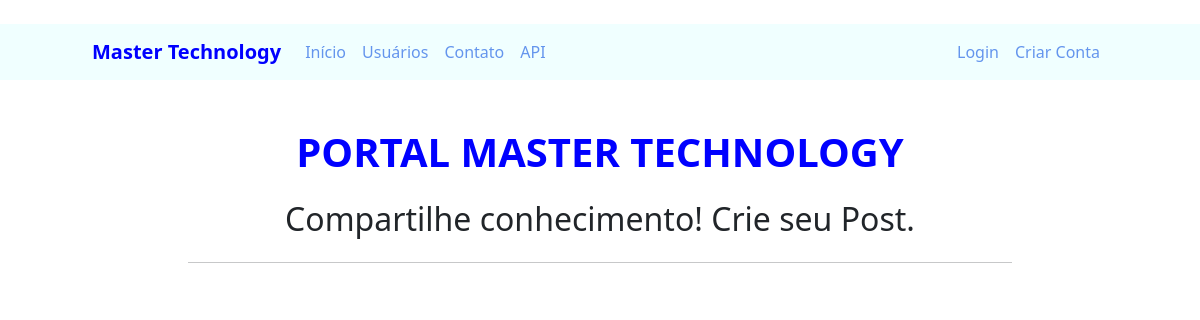
Before: / with the older database file.
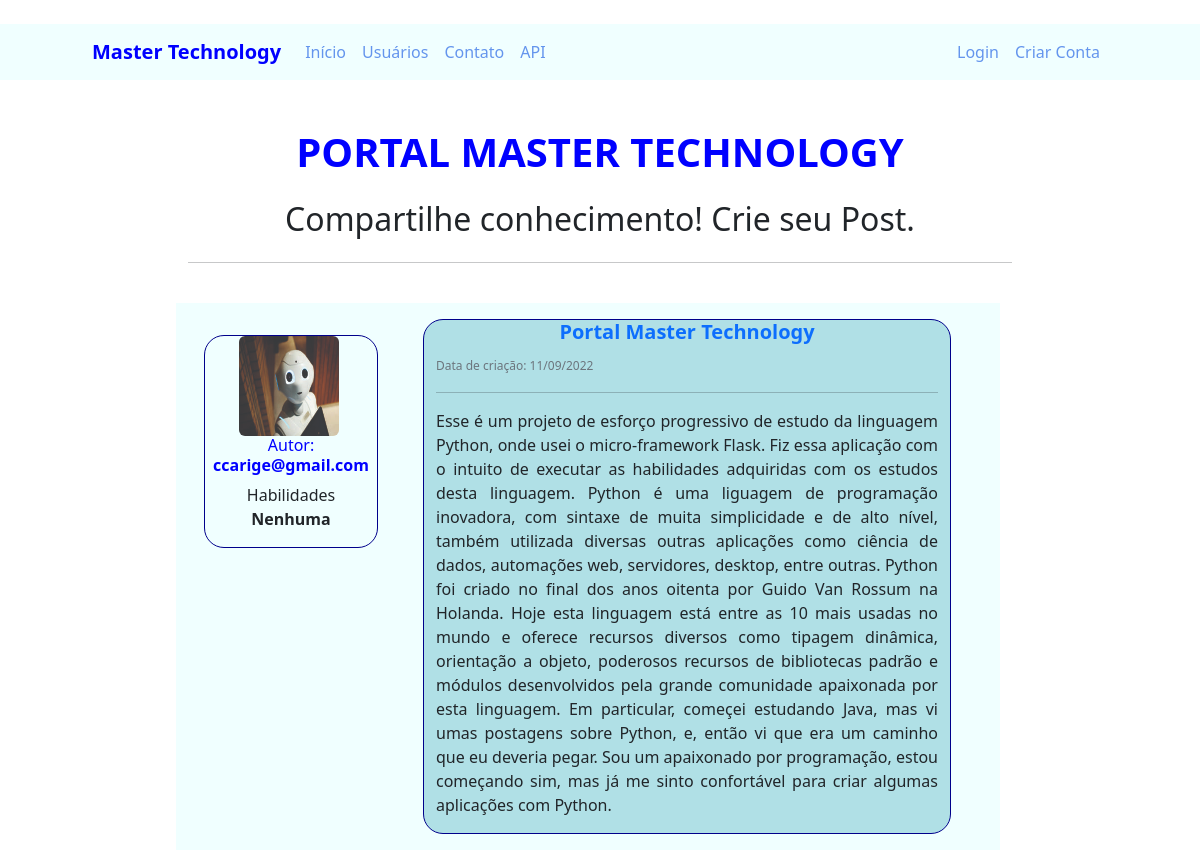
After: the same page with the newer database file.
### mastertechnology/models.py (models this page shows, shortened)
class Postagens(db.Model):
    id = db.Column(db.Integer, primary_key=True)
    titulo = db.Column(db.String, nullable=False)
    corpo_post = db.Column(db.Text, nullable=False)
    data_criacao = db.Column(db.DateTime, nullable=False, default=datetime.utcnow)
    id_usuario = db.Column(db.Integer, db.ForeignKey('usuarios.id'), nullable=False)

class Usuarios(db.Model, UserMixin):
    id = db.Column(db.Integer, primary_key=True)
    username = db.Column(db.String, unique=True, nullable=False)
    email = db.Column(db.String, unique=True, nullable=False)
    senha = db.Column(db.String, nullable=False)
    foto_perfil = db.Column(db.String, default='default.jpg')
    postagens = db.relationship('Postagens', backref='autor', lazy=True)
    linguagem = db.Column(db.String, nullable=False, default="Não informado")

### mastertechnology/links.py (the view)
@app.route("/", methods=['GET', 'POST'])
def home():
    posts = Postagens.query.order_by(Postagens.id.desc())
    return render_template('home.html', posts=posts)

### mastertechnology/templates/home.html
{% extends 'base.html' %}
{% block body %}
<div class=" mt-2 col-md-8" style="margin:0 auto; ">
    <h1 class="mt-2 " style="text-align:center">
        <strong style="color:blue">PORTAL MASTER TECHNOLOGY</strong>
    </h1>
    <h2 class="p-3 "  style="text-align:center ">Compartilhe conhecimento! Crie seu Post.</h2>
    <div class=" row mt-0 p-0 ">
    <hr>
    {% for post in posts %}
        <div class=" row mt-4 p-3  meupost ">
          <div class="col col-3">
              <div class=" posthome post mt-3 " style="text-align:center" >
                  <div class="image pe-1">
                      <img src="{{ url_for('static', filename='fotos_perfil/{}'.format(post.autor.foto_perfil)) }}"
                       class="rounded" width="100">
                  </div>
                  <div>
                     <h6 class="" style="color: blue">Autor: <strong>{{ post.autor.username }}</strong></h6>
                     Habilidades<br>
                     {% if 'Não informado' not in post.autor.linguagem %}
                         {% for curso in post.autor.linguagem.split(';') %}
                            <button type="button" class="btn btn-outline-primary mt-1" disabled>{{curso}}</button>
                         {% endfor %}
                     {% else %}
                         <p><strong>Nenhuma</strong></p>
                     {% endif %}
                 </div>
              </div>
          </div>
          <div class="posthome container col col-8 mt-0 meupost2">
             <div>
               <a style="text-decoration: none" href="{{ url_for('exibir_post', post_id=post.id)}}">
                   <h5 style="text-align:center"><strong>{{ post.titulo }}</strong>
                   </h5>
               </a>  <small class="text-muted" style="font-size: 12px" >
                 Data de criação: {{ post.data_criacao.strftime('%d/%m/%Y')}}</small>
               <hr>
             </div>
              <p class="justext">{{ post.corpo_post }}</p>
          </div>
        </div>
    {% endfor %}
</div>
{% endblock %}

### mastertechnology/templates/base.html (shortened to what this page needs)
<!DOCTYPE html>
<html lang="pt-br">
    <head>
        <link href="https://cdn.jsdelivr.net/npm/bootstrap@5.2.0/dist/css/bootstrap.min.css" rel="stylesheet"
>
        <link rel="stylesheet" type="text/css" href="{{ url_for('static', filename='css/main.css') }}"   >
    </head>
    <body>
        {% include 'navbar.html' %}
         <div class="container mt-4 p-5">
         </div>
        {% block body %}
        {% endblock %}
    </body>
</html>

### mastertechnology/templates/navbar.html
<nav class="navbar navbar-expand-lg   cabecalho menu__lista">
  <div class="container-fluid container ">
    <a class="navbar-brand" href="{{ url_for('home') }}"><strong style="color:blue">Master Technology</strong> </a>
    <div class="collapse navbar-collapse" id="navbarSupportedContent">
      <ul class="navbar-nav me-auto mb-2 mb-lg-0">
        <li class="nav-item">
          <a class="nav-link" href="{{ url_for('home') }}" style="color: cornflowerblue">Início</a>
        </li>
        <li class="nav-item">
          <a class="nav-link" href="{{ url_for('usuarios') }}" style="color: cornflowerblue">Usuários</a>
        </li>
        <li class="nav-item">
          <a class="nav-link" href="{{ url_for('contato') }}" style="color: cornflowerblue">Contato</a>
        </li>
        <li class="nav-item">
          <a class="nav-link" href="{{ url_for('consulta') }}" style="color: cornflowerblue">API</a>
        </li>
      </ul>
      <ul class = "d_flex navbar-nav">
         {% if current_user.is_authenticated%}
            <li class="nav-item">
              <a class="nav-link" href="{{ url_for('criar_post') }}" style="color: cornflowerblue">Criar Post</a>
            </li>
            <li class="nav-item">
                {% if current_user.is_authenticated %}
                <div class="box">
                    <div class="p1">
                    <a class="small" href="{{ url_for('perfil') }}" style="color: cornflowerblue">
                        <center>Perfil<br>
                        {{"{}".format(current_user.username)}}</center>
                    </a>
                    </div>
                </div>
                {% endif %}
            </li>
            <li class="nav-item">
              <a class="nav-link" href="{{ url_for('sair') }}" style="color: cornflowerblue">Sair</a>
            </li>
         {% else %}
            <li class="nav-item">
              <a class="nav-link" href="{{ url_for('login') }}" style="color: cornflowerblue">Login</a>
            </li>
            <li class="nav-item">
              <a class="nav-link" href="{{ url_for('login') }}" style="color: cornflowerblue">Criar Conta</a>
            </li>
         {% endif %}
      </ul>
    </div>
  </div>
</nav>

### mastertechnology/static/css/main.css (style rules this page uses)
.meupost { background: azure !important; }
.meupost2 { background: powderblue !important; }
.justext { text-align: justify; }
.cabecalho { align-items: center; background: azure; display: inline-block; justify-content: space-between; padding-left: 5rem; padding-right: 5rem; position: fixed; z-index: 5; width: 100%; }
.menu__lista { display: flex; margin-right: 4rem; }
.posthome { border-radius: 20px; border: 1px solid darkblue; }

Changed rows visible on the page:
added Postagens: foto_perfil (placeholder picture), autor.username "ccarige@gmail.com", titulo "Portal Master Technology", data_criacao "11/09/2022", corpo_post "Esse é um projeto de esforço progressivo de estudo da linguagem Python, onde usei o micro-framework Flask. Fiz essa aplicação com o intuito de executar as habilidades adquiridas com os estudos desta linguagem. Python é uma liguagem de programação inovadora, com sintaxe de muita simplicidade e de alto nível, também utilizada diversas outras aplicações como ciência de dados, automações web, servidores, desktop, entre outras. Python foi criado no final dos anos oitenta por Guido Van Rossum na Holanda. Hoje esta linguagem está entre as 10 mais usadas no mundo e oferece recursos diversos como tipagem dinâmica, orientação a objeto, poderosos recursos de bibliotecas padrão e módulos desenvolvidos…"
